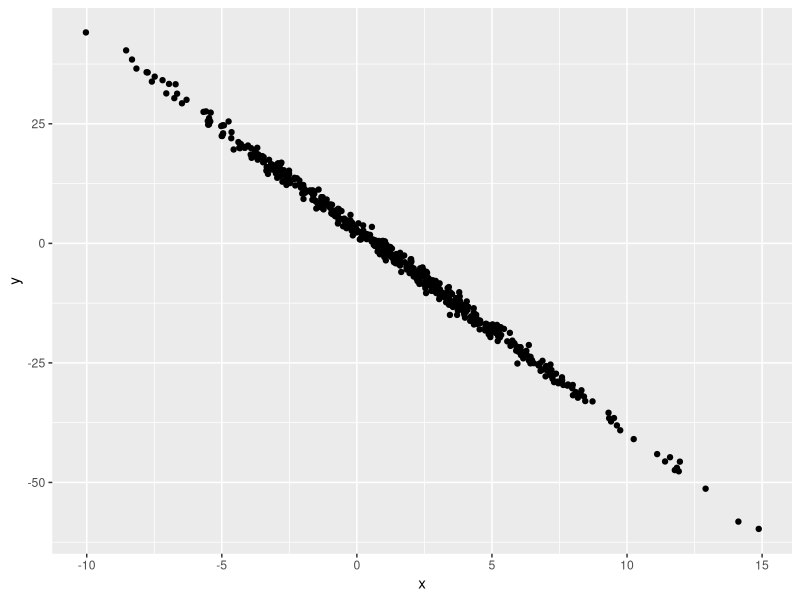

Here is the R script that generated this plot:
## ---- chunk 1
samp = rnorm(100)
length(samp)
## ---- chunk 2
#the code above gives the code chunk name
library(tidyverse)
plot_df = tibble(
  x = rnorm(500, mean = 2, sd = 4),
  y = 3 - 4.2*x + rnorm(500)
)

ggplot(plot_df,aes(x=x,y=y)) + geom_point()


